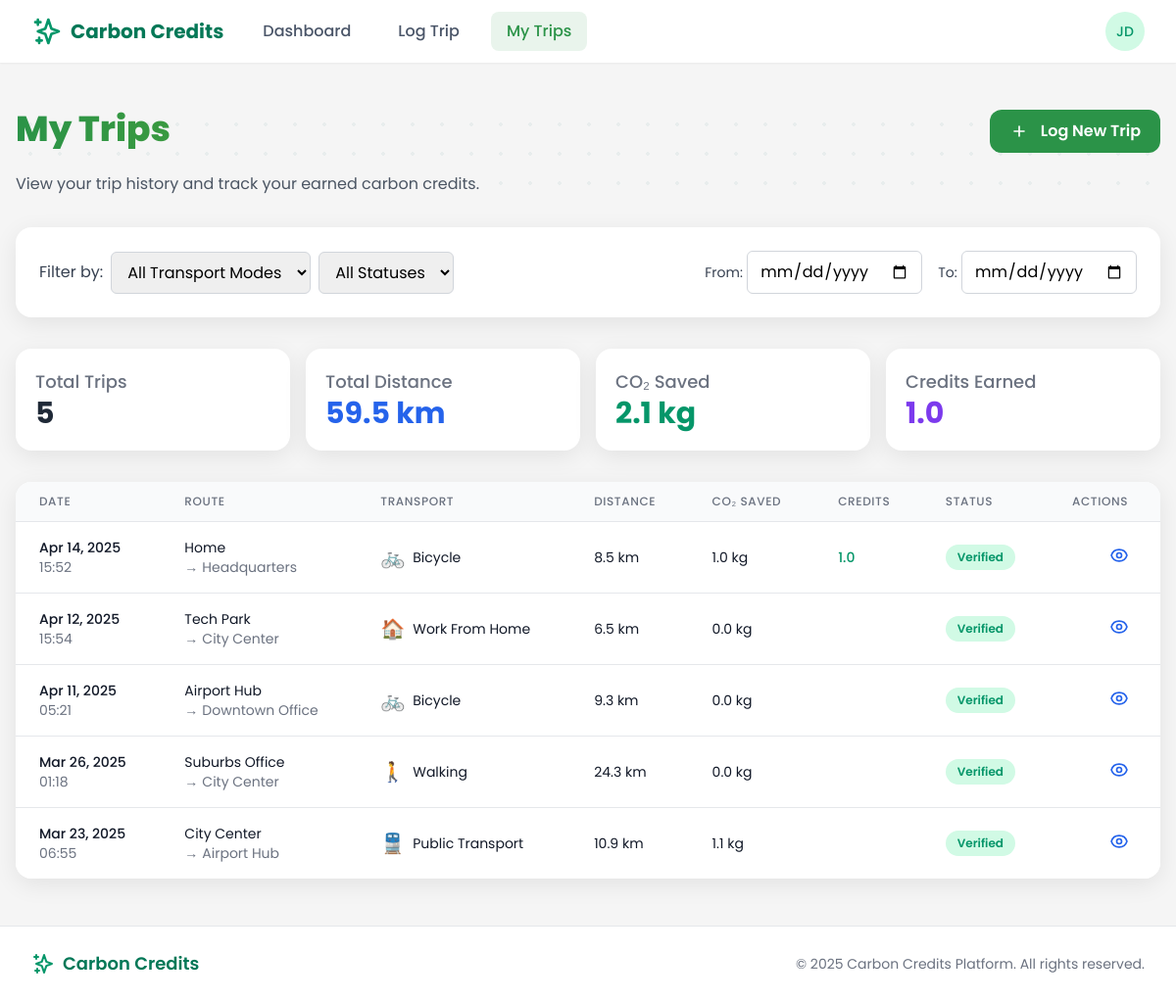
Before: /employee/trips/ (signed in) with the older database file.
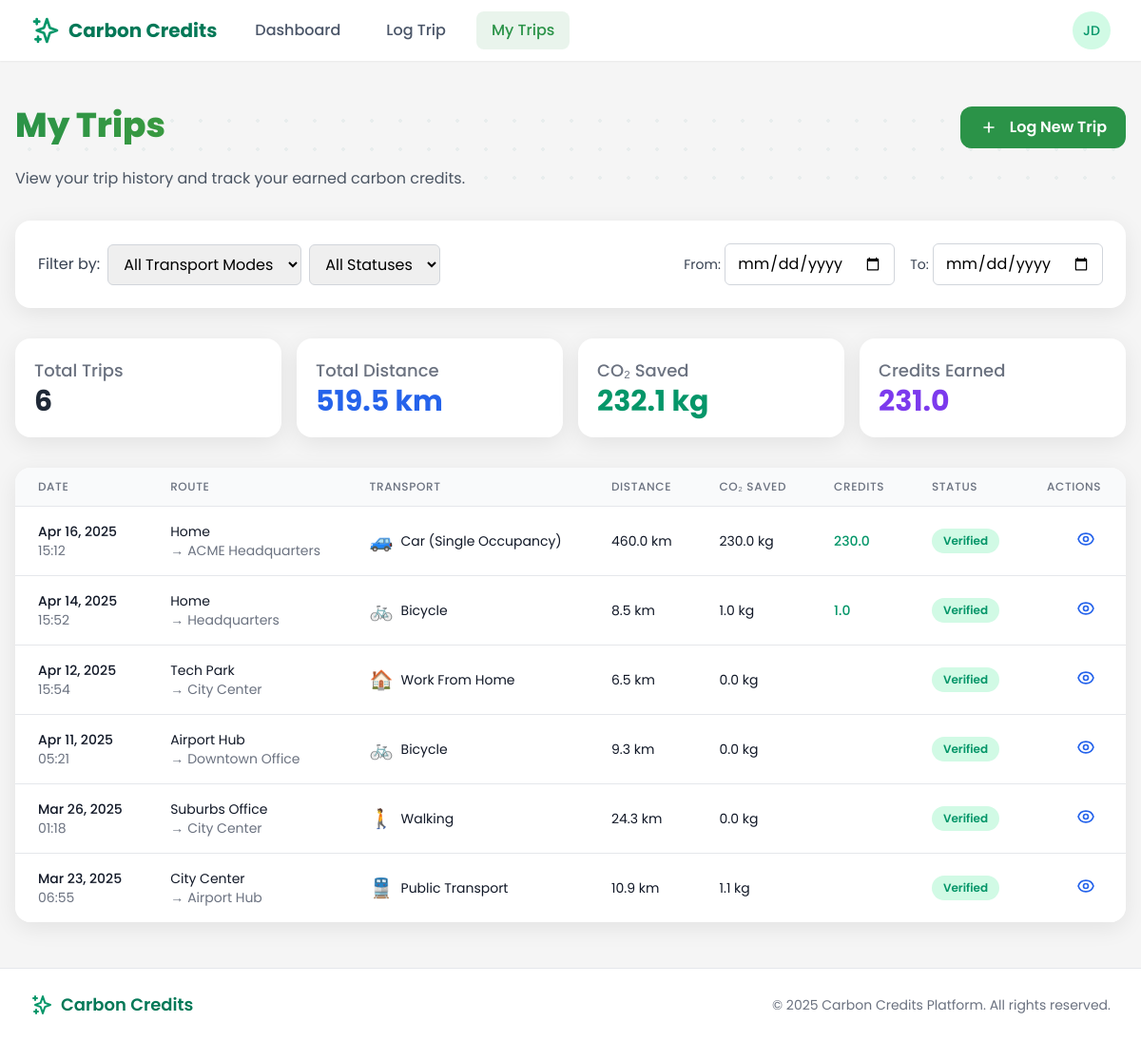
After: the same page with the newer database file.
### trips/models.py (models this page shows, shortened)
class Trip(models.Model):
    TRANSPORT_MODES = (
        ('car', 'Car (Single Occupancy)'),
        ('carpool', 'Carpool'),
        ('public_transport', 'Public Transport'),
        ('bicycle', 'Bicycle'),
        ('walking', 'Walking'),
        ('work_from_home', 'Work From Home'),
    )
    VERIFICATION_STATUS = (
        ('pending', 'Pending'),
        ('verified', 'Verified'),
        ('rejected', 'Rejected'),
        ('flagged', 'Flagged for Review'),
    )
    employee = models.ForeignKey(
        EmployeeProfile,
        on_delete=models.CASCADE,
        related_name='trips'
    )
    start_location = models.ForeignKey(
        Location,
        on_delete=models.SET_NULL,
        related_name='trip_starts',
        null=True
    )
    end_location = models.ForeignKey(
        Location,
        on_delete=models.SET_NULL,
        related_name='trip_ends',
        null=True
    )
    start_time = models.DateTimeField()
    end_time = models.DateTimeField(null=True, blank=True)
    transport_mode = models.CharField(
        max_length=20,
        choices=TRANSPORT_MODES
    )
    distance_km = models.DecimalField(
        max_digits=8,
        decimal_places=2,
        null=True,
        blank=True
    )
    carbon_savings = models.DecimalField(
        max_digits=8,
        decimal_places=2,
        null=True,
        blank=True
    )
    credits_earned = models.DecimalField(
        max_digits=8,
        decimal_places=2,
        null=True,
        blank=True
    )
    proof_image = models.ImageField(
        upload_to='trip_proofs/',
        null=True,
        blank=True
    )
    verification_status = models.CharField(
        max_length=10,
        choices=VERIFICATION_STATUS,
        default='pending'
    )
    verified_by = models.ForeignKey(
        CustomUser,
        on_delete=models.SET_NULL,
        related_name='verified_trips',
        null=True,
        blank=True
    )
    duration_minutes = models.PositiveIntegerField(
        null=True,
        blank=True,
        help_text="Estimated travel time in minutes based on transport mode and distance"
    )
    created_at = models.DateTimeField(default=timezone.now)

### users/models.py (models this page shows, shortened)
class Location(models.Model):
    LOCATION_TYPES = (
        ('home', 'Home'),
        ('office', 'Office'),
        ('commute', 'Commute'),
        ('other', 'Other'),
    )
    name = models.CharField(max_length=100, default='', blank=True)
    created_by = models.ForeignKey(
        CustomUser,
        on_delete=models.CASCADE,
        related_name='locations'
    )
    latitude = models.DecimalField(max_digits=10, decimal_places=7)
    longitude = models.DecimalField(max_digits=10, decimal_places=7)
    address = models.CharField(max_length=255)
    location_type = models.CharField(max_length=10, choices=LOCATION_TYPES, default='other')
    employer = models.ForeignKey(
        EmployerProfile,
        on_delete=models.CASCADE,
        related_name='office_locations',
        null=True,
        blank=True
    )
    is_primary = models.BooleanField(default=False)
    created_at = models.DateTimeField(default=timezone.now)

### core/views/employee_views.py (the view)
# urls.py: path('trips/', trips_list, name='employee_trips'),
@login_required
@user_passes_test(lambda u: u.is_employee)
def trips_list(request):
    employee = request.user.employee_profile
    trips = employee.trips.all().order_by('-start_time')
    stats = trips.aggregate(
        total_distance=Sum('distance_km'),
        total_co2_saved=Sum('carbon_savings'),
        total_credits=Sum('credits_earned')
    )
    total_distance = stats['total_distance'] or 0
    total_co2_saved = stats['total_co2_saved'] or 0
    total_credits = stats['total_credits'] or 0
    context = {
        'trips': trips,
        'page_title': 'My Trips',
        'total_distance': total_distance,
        'total_co2_saved': total_co2_saved,
        'total_credits': total_credits,
    }
    return render(request, 'employee/trips.html', context)

### templates/employee/trips.html (shortened to what the changed rows need)
{% extends 'base.html' %}
{% block content %}
<div class="trips-container px-4 py-6">
    <div class="relative mb-8">
        <div class="relative z-10 flex justify-between items-start">
            <div>
                <h1 class="section-headline text-3xl md:text-4xl font-bold mb-6">My Trips</h1>
            </div>
        </div>
    </div>
    <div class="grid grid-cols-1 sm:grid-cols-2 md:grid-cols-4 gap-4 mb-8">
        <div class="modern-card p-5">
            <h3 class="text-lg font-medium text-gray-500">Total Trips</h3>
            <p class="text-3xl font-bold text-gray-800">{{ trips.count }}</p>
        </div>
        <div class="modern-card p-5">
            <h3 class="text-lg font-medium text-gray-500">Total Distance</h3>
            <p class="text-3xl font-bold text-blue-600">{{ total_distance|default:"0"|floatformat:1 }} km</p>
        </div>
        <div class="modern-card p-5">
            <h3 class="text-lg font-medium text-gray-500">CO₂ Saved</h3>
            <p class="text-3xl font-bold text-green-600">{{ total_co2_saved|default:"0"|floatformat:1 }} kg</p>
        </div>
        <div class="modern-card p-5">
            <h3 class="text-lg font-medium text-gray-500">Credits Earned</h3>
            <p class="text-3xl font-bold text-purple-600">{{ total_credits|default:"0"|floatformat:1 }}</p>
        </div>
    </div>
    <div class="modern-card overflow-hidden">
        <div class="overflow-x-auto">
            {% if trips %}
            <table class="min-w-full divide-y divide-gray-200">
                <thead class="bg-gray-50">
                    <tr>
                        <th scope="col" class="px-6 py-3 text-left text-xs font-medium text-gray-500 uppercase tracking-wider">Date</th>
                        <th scope="col" class="px-6 py-3 text-left text-xs font-medium text-gray-500 uppercase tracking-wider">Route</th>
                        <th scope="col" class="px-6 py-3 text-left text-xs font-medium text-gray-500 uppercase tracking-wider">Transport</th>
                        <th scope="col" class="px-6 py-3 text-left text-xs font-medium text-gray-500 uppercase tracking-wider">Distance</th>
                        <th scope="col" class="px-6 py-3 text-left text-xs font-medium text-gray-500 uppercase tracking-wider">CO₂ Saved</th>
                        <th scope="col" class="px-6 py-3 text-left text-xs font-medium text-gray-500 uppercase tracking-wider">Credits</th>
                        <th scope="col" class="px-6 py-3 text-left text-xs font-medium text-gray-500 uppercase tracking-wider">Status</th>
                        <th scope="col" class="px-6 py-3 text-left text-xs font-medium text-gray-500 uppercase tracking-wider">Actions</th>
                    </tr>
                </thead>
                <tbody class="bg-white divide-y divide-gray-200">
                    {% for trip in trips %}
                    <tr class="trip-row" data-id="{{ trip.id }}" data-mode="{{ trip.transport_mode }}" data-status="{{ trip.verification_status }}">
                        <td class="px-6 py-4 whitespace-nowrap">
                            <div class="text-sm font-medium text-gray-900">{{ trip.start_time|date:"M d, Y" }}</div>
                            <div class="text-sm text-gray-500">{{ trip.start_time|date:"H:i" }}</div>
                        </td>
                        <td class="px-6 py-4">
                            <div class="text-sm text-gray-900">{{ trip.start_location.name|default:"Unknown" }}</div>
                            <div class="flex items-center text-sm text-gray-500">
                                <span>→</span>
                                <span class="ml-1">{{ trip.end_location.name|default:"Unknown" }}</span>
                            </div>
                        </td>
                        <td class="px-6 py-4 whitespace-nowrap">
                            <div class="flex items-center">
                                <span class="transport-icon">
                                    {% if trip.transport_mode == 'public_transport' %}
                                        🚆
                                    {% elif trip.transport_mode == 'bicycle' %}
                                        🚲
                                    {% elif trip.transport_mode == 'walking' %}
                                        🚶
                                    {% elif trip.transport_mode == 'carpool' %}
                                        🚗
                                    {% elif trip.transport_mode == 'car' %}
                                        🚙
                                    {% elif trip.transport_mode == 'work_from_home' %}
                                        🏠
                                    {% endif %}
                                </span>
                                <span class="ml-2 text-sm text-gray-900">{{ trip.get_transport_mode_display }}</span>
                            </div>
                        </td>
                        <td class="px-6 py-4 whitespace-nowrap text-sm text-gray-900">
                            {{ trip.distance_km|floatformat:1 }} km
                        </td>
                        <td class="px-6 py-4 whitespace-nowrap text-sm text-gray-900">
                            {{ trip.carbon_savings|floatformat:1 }} kg
                        </td>
                        <td class="px-6 py-4 whitespace-nowrap text-sm font-medium text-green-600">
                            {{ trip.credits_earned|floatformat:1 }}
                        </td>
                        <td class="px-6 py-4 whitespace-nowrap">
                            <span class="status-pill status-{{ trip.verification_status }}">
                                {{ trip.get_verification_status_display }}
                            </span>
                        </td>
                        <td class="px-6 py-4 whitespace-nowrap text-right text-sm font-medium">
                            <button class="text-blue-600 hover:text-blue-900 mr-2" onclick="viewTripDetails('{{ trip.id }}')">
                            </button>
                        </td>
                    </tr>
                    {% endfor %}
                </tbody>
            </table>
            {% endif %}
        </div>
    </div>
</div>
{% endblock %}

Changed rows visible on the page:
added Trip: start_time "Apr 16, 2025", start_time "15:12", start_location.name "Home", end_location.name "ACME Headquarters", transport_mode "Car (Single Occupancy)", distance_km "460.0", carbon_savings "230.0", credits_earned "230.0", verification_status "Verified"
Other visible differences:
{{ trips.count }}: "5" → "6"
{{ total_distance|default:"0"|floatformat:1 }}: "59.5" → "519.5"
{{ total_co2_saved|default:"0"|floatformat:1 }}: "2.1" → "232.1"
{{ total_credits|default:"0"|floatformat:1 }}: "1.0" → "231.0"
